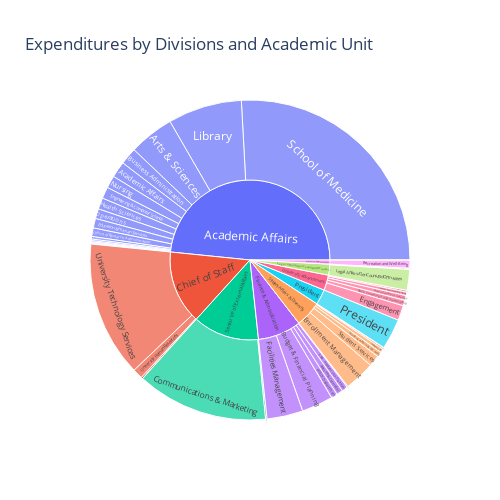

Notebook source saved alongside this figure:
### Markdown cell above
#### Sunburst - a robust pie chart on any multiple Dimensions

Below, I have the pie chart broken down by Division then Unit with the Total amount of their expenditures. You can hover to find out the details on the Division, Unit, and Total Spent.

### Code cell
# A fun little pie chart - maybe a bit weedy

filter_df5 = univ_exp24_df[
   (univ_exp24_df['Budget_Pool'].str.contains('Supplies', case=False, na=False)) &
    (univ_exp24_df['Amount'] > 0)
] 
fig = px.sunburst(filter_df5, title='Expenditures by Divisions and Academic Unit',
                  path=['Division','Unit'], values='Amount',
                    width=500, height=500
                 )
fig.show()

### Figure 1 — Plotly figure (JSON) as saved in the notebook; plotly's stock layout.template omitted (floating-point values rounded to 4 significant figures)
{"data": [{"branchvalues": "total", "domain": {"x": [0, 1], "y": [0, 1]}, "hovertemplate": "labels=%{label}<br>Amount=%{value}<br>parent=%{parent}<br>id=%{id}<extra></extra>", "ids": ["Academic Affairs/Academic Affairs", "University Advancement/Advancement Services", "Academic Affairs/Arts & Sciences", "Finance & Administration/Assoc VP & Controller", "Athletics Administration/Athletics Non-Program Specific", "Finance & Administration/Budget & Financial Planning", "Academic Affairs/Business Administration", "Student Affairs & Diversity/Career and Life Design Center", "Chief of Staff/Chief of Staff", "Senior VP of External Affairs/Communications & Marketing", "University Advancement/DACE Campaign and Stewardship", "Student Affairs & Diversity/Diversity, Equity and Inclusion", "Academic Affairs/Education & Human Services", "University Advancement/Engagement", "Academic Affairs/Engineering & Computer Science", "Student Affairs & Diversity/Enrollment Management", "Academic Affairs/Eye Research Institute", "Finance & Administration/F&A - Assistant Vice President", "Finance & Administration/Facilities Management", "Academic Affairs/Faculty Affairs", "Finance & Administration/Finance & Administration", "Academic Affairs/Graduate Education & Academic Admin", "Academic Affairs/Health Sciences", "Academic Affairs/Honors College", "Academic Affairs/Institutional Research", "Chief of Staff/Internal Audit", "Legal Affairs/GenCouns/BdOfTrustees/Legal Affairs/GenCouns/BdOfTrustees", "Academic Affairs/Library", "University Advancement/Major and Corporate Giving", "Academic Affairs/Nursing", "Senior VP of External Affairs/Office Govt and Community Relations", "Academic Affairs/Office of Research Adminstration", "Academic Affairs/Operations", "Finance & Administration/Police Department", "President/President", "Academic Affairs/Quality Assurance and Accreditation", "Athletics Administration/Recreation and Well-Being", "Legal Affairs/GenCouns/BdOfTrustees/Risk Management", "Academic Affairs/School of Medicine", "Student Affairs & Diversity/Student Affairs & Diversity", "Student Affairs & Diversity/Student Life", "Student Affairs & Diversity/Student Services", "Academic Affairs/Student Success", "University Advancement/University Advancement", "Chief of Staff/University Human Resources", "Chief of Staff/University Technology Services", "Academic Affairs", "Athletics Administration", "Chief of Staff", "Finance & Administration", "Legal Affairs/GenCouns/BdOfTrustees", "President", "Senior VP of External Affairs", "Student Affairs & Diversity", "University Advancement"], "labels": ["Academic Affairs", "Advancement Services", "Arts & Sciences", "Assoc VP & Controller", "Athletics Non-Program Specific", "Budget & Financial Planning", "Business Administration", "Career and Life Design Center", "Chief of Staff", "Communications & Marketing", "DACE Campaign and Stewardship", "Diversity, Equity and Inclusion", "Education & Human Services", "Engagement", "Engineering & Computer Science", "Enrollment Management", "Eye Research Institute", "F&A - Assistant Vice President", "Facilities Management", "Faculty Affairs", "Finance & Administration", "Graduate Education & Academic Admin", "Health Sciences", "Honors College", "Institutional Research", "Internal Audit", "Legal Affairs/GenCouns/BdOfTrustees", "Library", "Major and Corporate Giving", "Nursing", "Office Govt and Community Relations", "Office of Research Adminstration", "Operations", "Police Department", "President", "Quality Assurance and Accreditation", "Recreation and Well-Being", "Risk Management", "School of Medicine", "Student Affairs & Diversity", "Student Life", "Student Services", "Student Success", "University Advancement", "University Human Resources", "University Technology Services", "Academic Affairs", "Athletics Administration", "Chief of Staff", "Finance & Administration", "Legal Affairs/GenCouns/BdOfTrustees", "President", "Senior VP of External Affairs", "Student Affairs & Diversity", "University Advancement"], "name": "", "parents": ["Academic Affairs", "University Advancement", "Academic Affairs", "Finance & Administration", "Athletics Administration", "Finance & Administration", "Academic Affairs", "Student Affairs & Diversity", "Chief of Staff", "Senior VP of External Affairs", "University Advancement", "Student Affairs & Diversity", "Academic Affairs", "University Advancement", "Academic Affairs", "Student Affairs & Diversity", "Academic Affairs", "Finance & Administration", "Finance & Administration", "Academic Affairs", "Finance & Administration", "Academic Affairs", "Academic Affairs", "Academic Affairs", "Academic Affairs", "Chief of Staff", "Legal Affairs/GenCouns/BdOfTrustees", "Academic Affairs", "University Advancement", "Academic Affairs", "Senior VP of External Affairs", "Academic Affairs", "Academic Affairs", "Finance & Administration", "President", "Academic Affairs", "Athletics Administration", "Legal Affairs/GenCouns/BdOfTrustees", "Academic Affairs", "Student Affairs & Diversity", "Student Affairs & Diversity", "Student Affairs & Diversity", "Academic Affairs", "University Advancement", "Chief of Staff", "Chief of Staff", "", "", "", "", "", "", "", "", ""], "type": "sunburst", "values": [530500.0, 158800.0, 1485000.0, 206200.0, 10, 1032000.0, 560500.0, 51150.0, 53070.0, 4317000.0, 183500.0, 10120.0, 312700.0, 492500.0, 380500.0, 1006000.0, 84010.0, 193700.0, 1185000.0, 16580.0, 30720.0, 24850.0, 372600.0, 51610.0, 24830.0, 604.2, 686400.0, 2431000.0, 113500.0, 408000.0, 47230.0, 279900.0, 323500.0, 208200.0, 1006000.0, 38630.0, 269900.0, 33350.0, 8413000.0, 166900.0, 120800.0, 368100.0, 6398, 55180.0, 334200.0, 4454000.0, 15750000.0, 269900.0, 4842000.0, 2856000.0, 719800.0, 1006000.0, 4364000.0, 1723000.0, 1003000.0]}], "layout": {"height": 500, "legend": {"tracegroupgap": 0}, "title": {"text": "Expenditures by Divisions and Academic Unit"}, "width": 500}}
